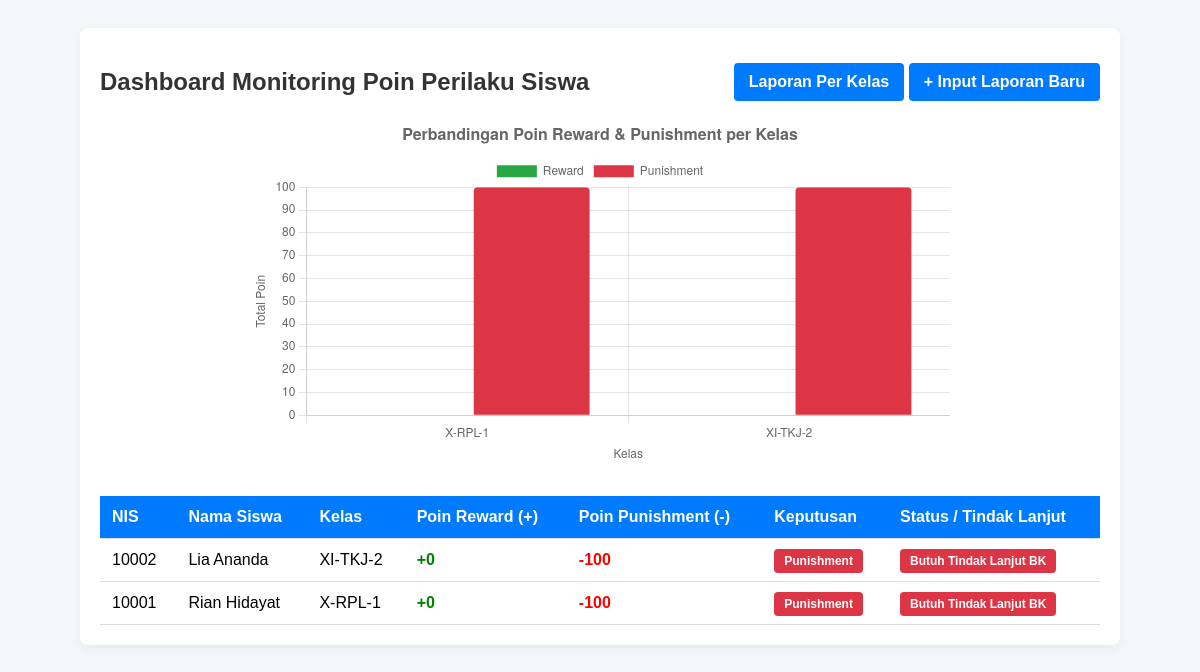
Page /dashboard.php on the committed database.
### tables this page shows
CREATE TABLE `siswa` (
  `id_siswa` int(11) NOT NULL,
  `nis` varchar(20) NOT NULL,
  `nama_siswa` varchar(100) NOT NULL,
  `kelas` varchar(20) NOT NULL,
  `total_poin_reward` int(11) DEFAULT 0,
  `total_poin_punishment` int(11) DEFAULT 0
);

### dashboard.php (the view, shortened to what this page needs)
<?php
include 'config.php';
?>
<!DOCTYPE html>
<html lang="id">
<head>
</head>
<body>
<div class="container">
    <div class="header-row" style="display:flex;justify-content:space-between;align-items:center;flex-wrap:wrap;gap:10px;">
        <h2>Dashboard Monitoring Poin Perilaku Siswa</h2>
        <div>
            <a href="laporan_kelas.php" class="btn">Laporan Per Kelas</a>
            <a href="input_laporan.php" class="btn">+ Input Laporan Baru</a>
        </div>
    </div>
    <?php
    $qkelas = mysqli_query($conn, "
        SELECT s.kelas,
               COALESCE(SUM(CASE WHEN lp.label_prediksi = 'Reward' THEN lp.poin_didapat ELSE 0 END), 0) as total_reward,
               COALESCE(SUM(CASE WHEN lp.label_prediksi = 'Punishment' THEN lp.poin_didapat ELSE 0 END), 0) as total_punishment
        FROM siswa s
        LEFT JOIN laporan_perilaku lp ON s.id_siswa = lp.id_siswa
        GROUP BY s.kelas
        ORDER BY s.kelas
    ");
    $label_kelas = [];
    $data_reward = [];
    $data_punishment = [];
    while ($rk = mysqli_fetch_assoc($qkelas)) {
        $label_kelas[] = $rk['kelas'];
        $data_reward[] = (int)$rk['total_reward'];
        $data_punishment[] = (int)$rk['total_punishment'];
    }
    ?>
    <div class="chart-wrap">
        <canvas id="chartKelas"></canvas>
    </div>
    <script>
    new Chart(document.getElementById('chartKelas'), {
        type: 'bar',
        data: {
            labels: <?= json_encode($label_kelas) ?>,
            datasets: [
                {
                    label: 'Reward',
                    data: <?= json_encode($data_reward) ?>,
                    backgroundColor: '#28a745',
                    borderRadius: 4
                },
                {
                    label: 'Punishment',
                    data: <?= json_encode($data_punishment) ?>,
                    backgroundColor: '#dc3545',
                    borderRadius: 4
                }
            ]
        },
        options: {
            responsive: true,
            plugins: {
                title: {
                    display: true,
                    text: 'Perbandingan Poin Reward & Punishment per Kelas',
                    font: { size: 16 }
                },
                legend: { position: 'top' }
            },
            scales: {
                y: {
                    beginAtZero: true,
                    title: { display: true, text: 'Total Poin' }
                },
                x: {
                    title: { display: true, text: 'Kelas' }
                }
            }
        }
    });
    </script>
    <table>
        <thead>
            <tr>
                <th>NIS</th>
                <th>Nama Siswa</th>
                <th>Kelas</th>
                <th>Poin Reward (+)</th>
                <th>Poin Punishment (-)</th>
                <th>Keputusan</th>
                <th>Status / Tindak Lanjut</th>
            </tr>
        </thead>
        <tbody>
            <?php
            $query = mysqli_query($conn, "
                SELECT s.*,
                       COALESCE(SUM(CASE WHEN lp.label_prediksi = 'Reward' THEN lp.poin_didapat ELSE 0 END), 0) as total_reward,
                       COALESCE(SUM(CASE WHEN lp.label_prediksi = 'Punishment' THEN lp.poin_didapat ELSE 0 END), 0) as total_punishment
                FROM siswa s
                LEFT JOIN laporan_perilaku lp ON s.id_siswa = lp.id_siswa
                GROUP BY s.id_siswa
                ORDER BY s.nama_siswa
            ");
            while ($row = mysqli_fetch_assoc($query)) {
                $reward = $row['total_reward'];
                $punishment = $row['total_punishment'];
                if ($reward > $punishment) {
                    $keputusan = "<span class='badge badge-success'>Reward</span>";
                } elseif ($punishment > $reward) {
                    $keputusan = "<span class='badge badge-danger'>Punishment</span>";
                } else {
                    $keputusan = "<span class='badge badge-warning'>Seimbang</span>";
                }
                if ($punishment >= 50) {
                    $status = "<span class='badge badge-danger'>Butuh Tindak Lanjut BK</span>";
                } elseif ($punishment >= 20) {
                    $status = "<span class='badge badge-warning'>Peringatan Ringan</span>";
                } else {
                    $status = "<span class='badge badge-success'>Aman</span>";
                }
                echo "<tr>
                        <td>{$row['nis']}</td>
                        <td>{$row['nama_siswa']}</td>
                        <td>{$row['kelas']}</td>
                        <td><strong style='color:green;'>+{$reward}</strong></td>
                        <td><strong style='color:red;'>-{$punishment}</strong></td>
                        <td>$keputusan</td>
                        <td>$status</td>
                      </tr>";
            }
            ?>
        </tbody>
    </table>
</div>
</body>
</html>

### dashboard.php (style rules this page uses)
body { font-family: Arial, sans-serif; background-color: #f4f6f9; padding: 20px; }
.container { max-width: 1000px; margin: auto; background: #fff; padding: 20px; border-radius: 8px; box-shadow: 0 4px 8px rgba(0,0,0,0.05); }
h2 { color: #333; }
.chart-wrap { max-width: 700px; margin: 0 auto 30px; }
table { width: 100%; border-collapse: collapse; margin-top: 20px; }
th, td { padding: 12px; text-align: left; border-bottom: 1px solid #ddd; }
th { background-color: #007bff; color: white; }
.badge { padding: 5px 10px; border-radius: 4px; font-size: 12px; font-weight: bold; color: white; }
.badge-danger { background-color: #dc3545; }
.btn { display: inline-block; background: #007bff; color: white; padding: 10px 15px; text-decoration: none; border-radius: 4px; font-weight: bold; }

### rows in the picture
siswa: nis "10002", nama_siswa "Lia Ananda", kelas "XI-TKJ-2", reward "0", punishment "100"
siswa: nis "10001", nama_siswa "Rian Hidayat", kelas "X-RPL-1", reward "0", punishment "100"

### other values in the picture
chart data {{ json_encode($label_kelas) }} ["X-RPL-1","XI-TKJ-2"]
chart data {{ json_encode($data_reward) }} [0,0]
chart data {{ json_encode($data_punishment) }} [100,100]
